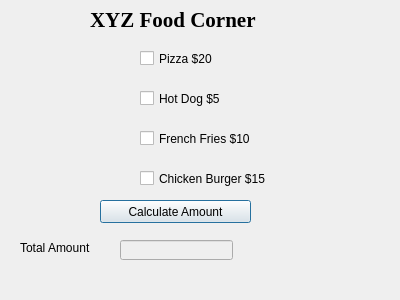
<?xml version="1.0" encoding="UTF-8"?>
<ui version="4.0">
 <class>Dialog</class>
 <widget class="QDialog" name="Dialog">
  <property name="geometry">
   <rect>
    <x>0</x>
    <y>0</y>
    <width>400</width>
    <height>300</height>
   </rect>
  </property>
  <property name="windowTitle">
   <string>Dialog</string>
  </property>
  <widget class="QLabel" name="label">
   <property name="geometry">
    <rect>
     <x>90</x>
     <y>10</y>
     <width>221</width>
     <height>20</height>
    </rect>
   </property>
   <property name="font">
    <font>
     <family>Georgia</family>
     <pointsize>16</pointsize>
     <weight>75</weight>
     <bold>true</bold>
    </font>
   </property>
   <property name="text">
    <string>XYZ Food Corner</string>
   </property>
  </widget>
  <widget class="QLabel" name="label_2">
   <property name="geometry">
    <rect>
     <x>20</x>
     <y>240</y>
     <width>121</width>
     <height>16</height>
    </rect>
   </property>
   <property name="text">
    <string>Total Amount</string>
   </property>
  </widget>
  <widget class="QLineEdit" name="lineAmount">
   <property name="enabled">
    <bool>false</bool>
   </property>
   <property name="geometry">
    <rect>
     <x>120</x>
     <y>240</y>
     <width>113</width>
     <height>20</height>
    </rect>
   </property>
  </widget>
  <widget class="QCheckBox" name="checkPizza20">
   <property name="geometry">
    <rect>
     <x>140</x>
     <y>50</y>
     <width>191</width>
     <height>17</height>
    </rect>
   </property>
   <property name="text">
    <string>Pizza $20</string>
   </property>
  </widget>
  <widget class="QCheckBox" name="checkHotDog5">
   <property name="geometry">
    <rect>
     <x>140</x>
     <y>90</y>
     <width>171</width>
     <height>17</height>
    </rect>
   </property>
   <property name="text">
    <string>Hot Dog $5</string>
   </property>
  </widget>
  <widget class="QCheckBox" name="checkFries10">
   <property name="geometry">
    <rect>
     <x>140</x>
     <y>130</y>
     <width>191</width>
     <height>17</height>
    </rect>
   </property>
   <property name="text">
    <string>French Fries $10</string>
   </property>
  </widget>
  <widget class="QCheckBox" name="checkBurger15">
   <property name="geometry">
    <rect>
     <x>140</x>
     <y>170</y>
     <width>171</width>
     <height>17</height>
    </rect>
   </property>
   <property name="text">
    <string>Chicken Burger $15</string>
   </property>
  </widget>
  <widget class="QPushButton" name="CalculateButton">
   <property name="geometry">
    <rect>
     <x>100</x>
     <y>200</y>
     <width>151</width>
     <height>23</height>
    </rect>
   </property>
   <property name="text">
    <string>Calculate Amount</string>
   </property>
  </widget>
 </widget>
 <resources/>
 <connections/>
</ui>
